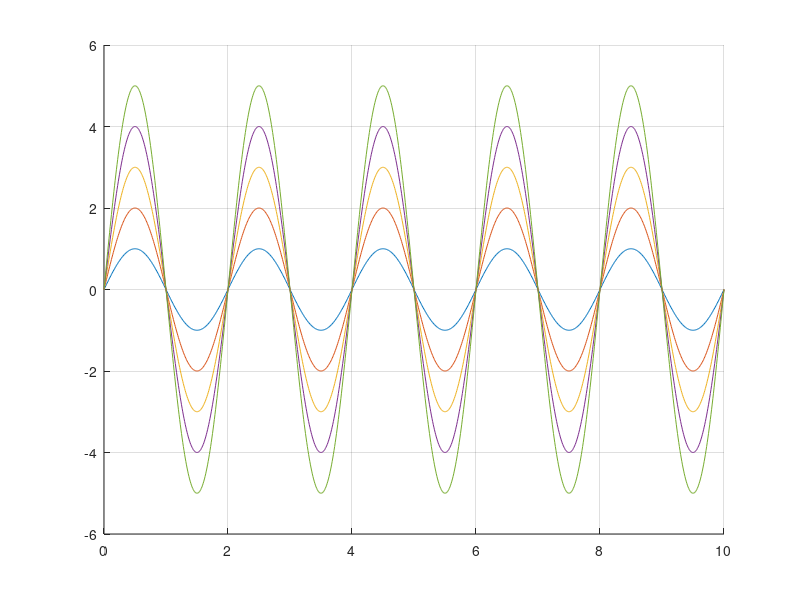

Write MATLAB code to recreate this figure.
function [x] = funkcja13()
    x=[0:0.01:10];
hold on;
for k=1:5
    y=k*sin(pi*x);
    plot(x,y);
end
grid on
end